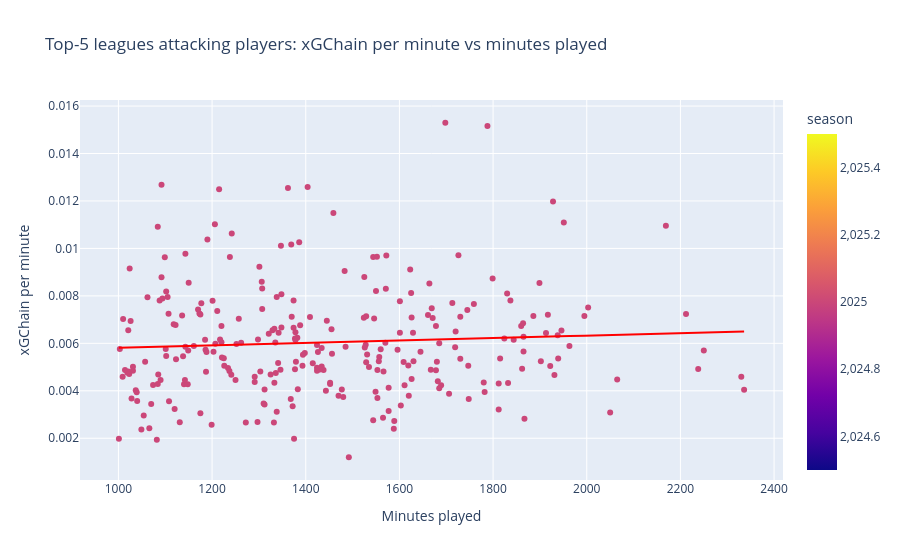

Notebook code cell kept with this figure:
### Code cell
# Plotly scatter: xGChain per minute vs minutes played for attacking players

fig_xgchain = px.scatter(
    attacking,
    x="time",
    y="xGChain_per_min",
    color="season",
    hover_name="player_name",
    hover_data={
        "team_title": True,
        "league": True,
        "time": True,
        "xGChain": True,
        "xGChain_per_min": ':.4f',
    },
    trendline="ols",
    trendline_color_override="red",
    title="Top-5 leagues attacking players: xGChain per minute vs minutes played",
    labels={
        "time": "Minutes played",
        "xGChain_per_min": "xGChain per minute",
    },
)

fig_xgchain.show()

### Figure 1 — Plotly figure (JSON) as saved in the notebook; plotly's stock layout.template omitted (floating-point values rounded to 4 significant figures; data arrays with more than 128 entries replaced by an {"elided": "..."} marker saying what was removed)
{"data": [{"customdata": {"elided": "268x3 mixed values"}, "hovertemplate": "<b>%{hovertext}</b><br><br>Minutes played=%{x}<br>xGChain per minute=%{y:.4f}<br>team_title=%{customdata[0]}<br>league=%{customdata[1]}<br>xGChain=%{customdata[2]}<br>season=%{marker.color}<extra></extra>", "hovertext": {"elided": "268 str values"}, "legendgroup": "", "marker": {"color": {"elided": "268 int values"}, "coloraxis": "coloraxis", "symbol": "circle"}, "mode": "markers", "name": "", "orientation": "v", "showlegend": false, "type": "scatter", "x": {"elided": "268 int values"}, "xaxis": "x", "y": {"elided": "268 float values"}, "yaxis": "y"}, {"hovertemplate": "<b>OLS trendline</b><br>xGChain_per_min = 5.14398e-07 * time + 0.00529415<br>R<sup>2</sup>=0.004340<br><br>Minutes played=%{x}<br>xGChain per minute=%{y:.4f} <b>(trend)</b><extra></extra>", "legendgroup": "", "line": {"color": "red"}, "marker": {"symbol": "circle"}, "mode": "lines", "name": "", "showlegend": false, "type": "scatter", "x": {"elided": "268 int values"}, "xaxis": "x", "y": {"elided": "268 float values"}, "yaxis": "y"}], "layout": {"coloraxis": {"colorbar": {"title": {"text": "season"}}, "colorscale": [[0, "#0d0887"], [0.1111, "#46039f"], [0.2222, "#7201a8"], [0.3333, "#9c179e"], [0.4444, "#bd3786"], [0.5556, "#d8576b"], [0.6667, "#ed7953"], [0.7778, "#fb9f3a"], [0.8889, "#fdca26"], [1, "#f0f921"]]}, "legend": {"tracegroupgap": 0}, "title": {"text": "Top-5 leagues attacking players: xGChain per minute vs minutes played"}, "xaxis": {"anchor": "y", "domain": [0, 1], "title": {"text": "Minutes played"}}, "yaxis": {"anchor": "x", "domain": [0, 1], "title": {"text": "xGChain per minute"}}}}
